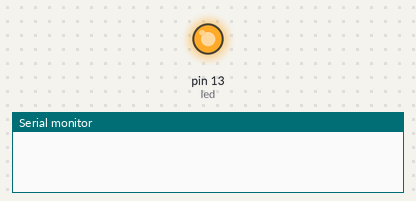
This sketch was run on a simulated Arduino Uno, built with avr-gcc and run on an emulated ATmega328P. On the bench: output pins drawn as LEDs (lit = HIGH), the last lines printed to the serial monitor.

Above: at 0.5 s.
At 5.0 s:
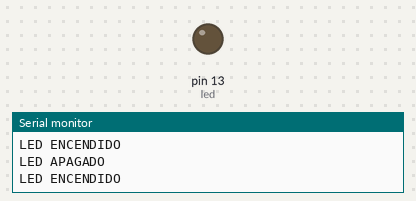
Timing chart, 0 to 6.9 s (numbered marks = the images above):
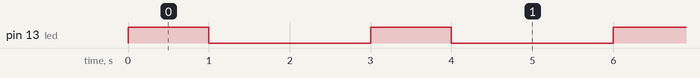

The sketch:

P5_EchoBlinkLED.ino
```cpp
int led = 13; //2, 3, 4, 5, .....13
int v;

void setup() {
  Serial.begin(9600);
  pinMode(led, OUTPUT);
}

void loop() {
  // put your main code here, to run repeatedly:

  digitalWrite(led, HIGH);
  delay(1000);
  Serial.println("LED ENCENDIDO");
  digitalWrite(led, LOW);
  delay(1000);
  Serial.println("LED APAGADO");
  delay(1000);

}
```

Measured:
- by itself, pin 13 (led): alternates HIGH for 1.0 s and LOW for 2.0 s
